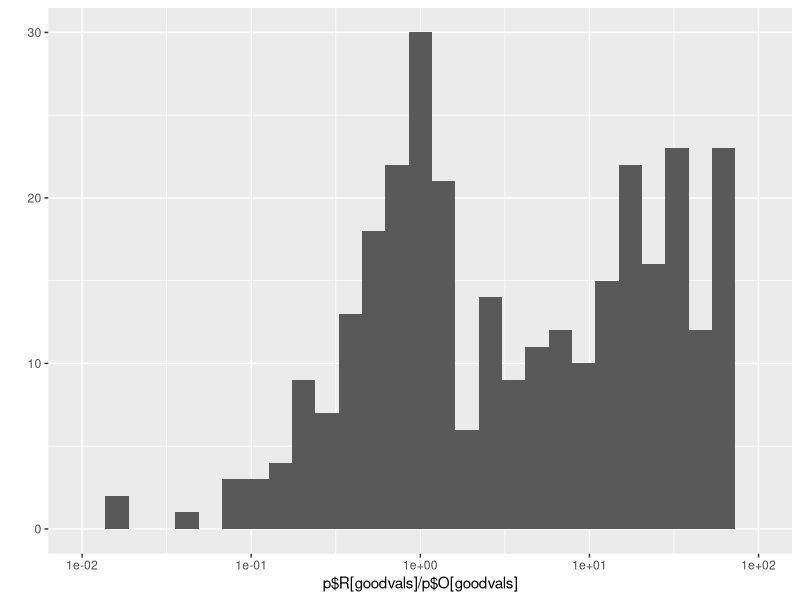
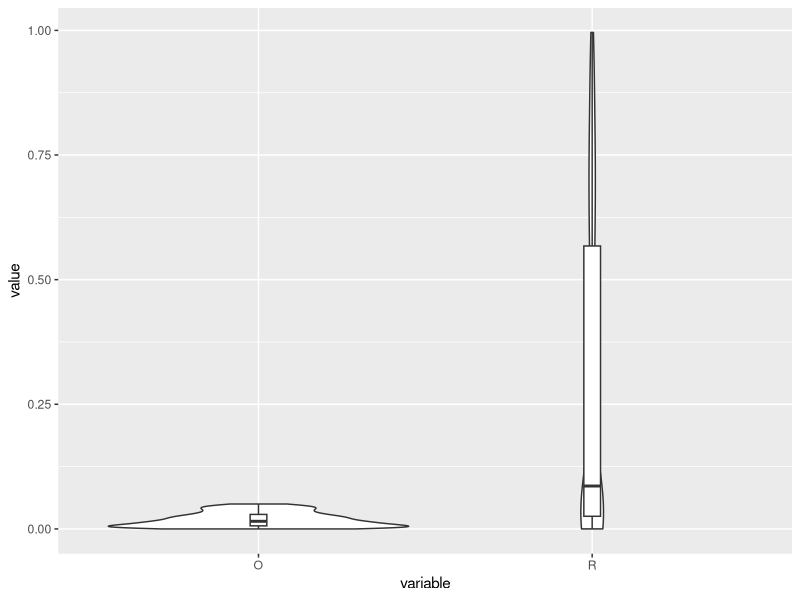

Recreate these plots in R, in order.
library(ggplot2)
library(reshape2)

N <- 400

p <- matrix(NA, ncol=4, nrow=N)
p <- data.frame(p)
colnames(p) <- c("sample", "truth", "O","R")

set.seed(90210)

for (i in seq(1,N))
{
    p$sample[i] <- i
    if (runif(1) < .4)
    {
        p$truth <- 1
        p$O[i] <- runif(1, max=.05)
        p$R[i] <- runif(1, max=.05)
    }
    else
    {
        p$truth <- 0
        p$O[i] <- min(runif(60, max=1.0))
        p$R[i] <- runif(1, max=1.0)
    }
}

goodvals <- which(p$O < .05)
out.loc     <- "output/pval_hypothesis_hist.pdf"
pdf(out.loc)
qplot(p$R[goodvals] / p$O[goodvals]) +
    scale_x_log10(limits=c(.01, 100))
dev.off()





goodvals <- which(p$O < .05)
p.melt <- melt(p[goodvals,], id.vars=c("sample", "truth"))
# head(p)
# head(p.melt)
goodvals <- which(p$O < .05)
out.loc     <- "output/p-rep_hypothesis_violin.pdf"
pdf(out.loc)
ggplot(p.melt, aes(variable, value)) + 
    geom_violin() + 
    geom_boxplot(width=.05)
dev.off()









# ############
# # FIGURE 1
# # VIOLIN QUANTILE PLOTS (VQP) -----------------------------------------------
# ############
# 
# # Restructure the data to "long" format: Study type will be a factor
# df <- dplyr::select(RPPdata,starts_with("T."))
# df <- data.frame(EffectSize=as.numeric(c(df$T.r.O,df$T.r.R)),p.value=as.numeric(c(df$T.pval.USE.O,df$T.pval.USE.R)),grp=factor(c(rep("Original Studies",times=length(df$T.r.O)),rep("Replications",times=length(df$T.r.R)))))
# 
# # Create some variables for plotting
# df$grpN <- as.numeric(df$grp)
# probs   <- seq(0,1,.25)
# 
# # VQP PANEL A: p-value -------------------------------------------------
# 
# # Get p-value quantiles and frequencies from data
# qtiles <- ldply(unique(df$grpN),function(gr) quantile(round(df$p.value[df$grpN==gr],digits=4),probs,na.rm=T,type=3))
# freqs  <- ldply(unique(df$grpN),function(gr) table(cut(df$p.value[df$grpN==gr],breaks=qtiles[gr,],na.rm=T,include.lowest=T,right=T)))
# labels <- sapply(unique(df$grpN),function(gr)levels(cut(round(df$p.value[df$grpN==gr],digits=4), breaks = qtiles[gr,],na.rm=T,include.lowest=T,right=T)))
# 
# # Check the Quantile bins!
# ori           <-cbind(freq=as.numeric(t(freqs[1,])))
# rownames(ori) <- labels[,1]
# ori
# 
# rep           <-cbind(freq=as.numeric(t(freqs[2,])))
# rownames(rep) <- labels[,2]
# rep
# 
# # Get regular violinplot using package ggplot2
# g.pv <- ggplot(df,aes(x=grp,y=p.value)) + geom_violin(aes(group=grp),scale="width",color="grey30",fill="grey30",trim=T,adjust=.7)
# # Cut at quantiles using vioQtile() in C-3PR
# g.pv0 <- vioQtile(g.pv,qtiles,probs)
# # Garnish 
# g.pv1 <- g.pv0 + geom_hline(aes(yintercept=.05),linetype=2) +
#   ggtitle("A") + xlab("") + ylab("p-value") +
#   mytheme
# # View
# g.pv1



